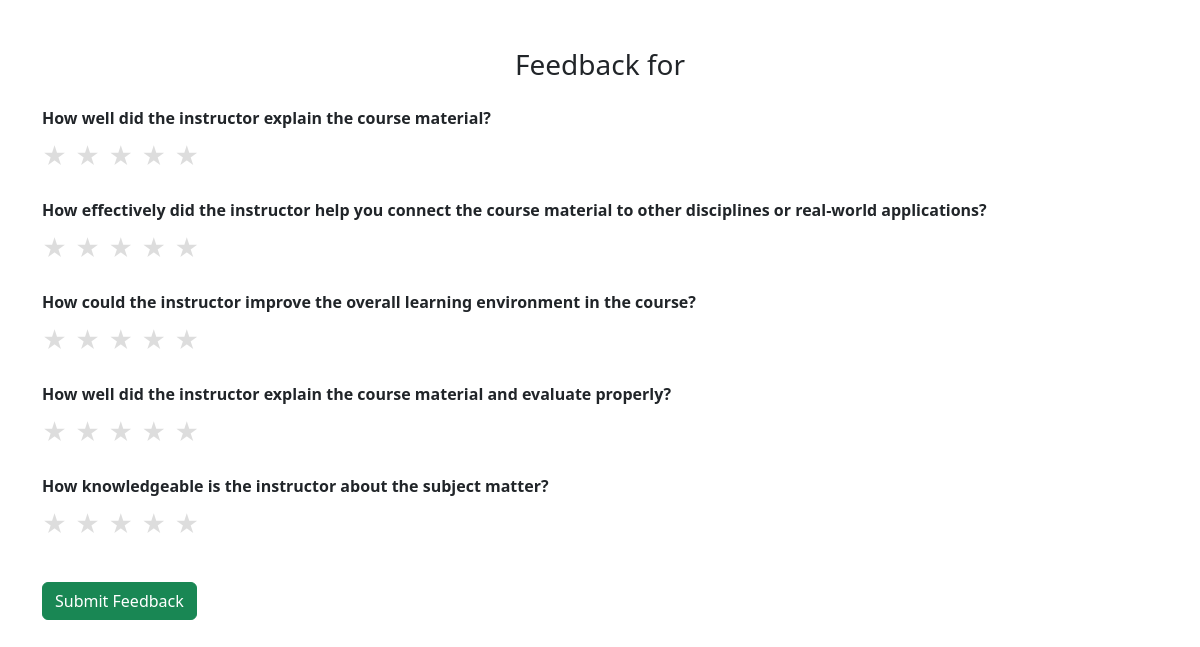
The app's page /student/feedback_form.php (signed in) with its own data.
### tables this page shows
CREATE TABLE `questions` (
  `id` int(11) NOT NULL,
  `question_text` varchar(255) NOT NULL,
  `role` enum('student','faculty','hod') NOT NULL,
  `feedback_type` enum('student-to-faculty','faculty-to-student','faculty-to-hod','hod-to-faculty') NOT NULL,
  `created_at` timestamp NOT NULL DEFAULT current_timestamp()
);

### student/feedback_form.php (the view, shortened to what this page needs)
<?php
include("../dbconnect.php");
$student_email = $_SESSION['email'];
$faculty_id = isset($_GET['faculty_id']) ? intval($_GET['faculty_id']) : 0;
$studentQuery = $conn->prepare("SELECT user_id FROM student WHERE email = ?");
$studentQuery->bind_param("s", $student_email);
$studentQuery->execute();
$studentResult = $studentQuery->get_result();
$student = $studentResult->fetch_assoc();
$student_id = $student['user_id'];
$checkQuery = $conn->prepare("SELECT 1 FROM fedback WHERE giver_id = ? AND receiver_id = ? AND giver_role = 'student' AND receiver_role = 'faculty' LIMIT 1");
$checkQuery->bind_param("ii", $student_id, $faculty_id);
$checkQuery->execute();
$checkResult = $checkQuery->get_result();
$alreadySubmitted = $checkResult->num_rows > 0;
$faculty = $conn->query("SELECT name FROM faculty WHERE user_id = $faculty_id")->fetch_assoc();
$questions = $conn->query("SELECT * FROM questions WHERE role = 'student'");
?>
<!DOCTYPE html>
<html lang="en">
<head>
  <link href="https://cdn.jsdelivr.net/npm/bootstrap@5.3.0/dist/css/bootstrap.min.css" rel="stylesheet">
</head>
<body>
<div class="container mt-5">
  <h3 class="mb-4 text-center">Feedback for <?= htmlspecialchars($faculty['name']) ?></h3>
  <?php if ($alreadySubmitted): ?>
    <div class="alert alert-warning text-center">You have already submitted feedback for this faculty. It cannot be edited.</div>
  <?php else: ?>
    <form action="../submit_feedback.php" method="POST">
      <?php while ($q = $questions->fetch_assoc()): ?>
        <div class="mb-4">
          <label class="form-label"><strong><?= $q['question_text'] ?></strong></label>
          <div class="star-rating d-flex gap-2">
            <?php for ($i = 1; $i <= 5; $i++): ?>
              <label for="q<?= $q['id'] ?>_<?= $i ?>">★</label>
            <?php endfor; ?>
          </div>
        </div>
      <?php endwhile; ?>
      <button type="submit" class="btn btn-success mt-3">Submit Feedback</button>
    </form>
  <?php endif; ?>
</div>
</body>
</html>

### student/feedback_form.php (style rules this page uses)
.star-rating label { font-size: 1.5em; color: #ddd; cursor: pointer; }

### records on screen
questions: question_text "How well did the instructor explain the course material?"
questions: question_text "How effectively did the instructor help you connect the course material to other disciplines or real-world applications?"
questions: question_text "How could the instructor improve the overall learning environment in the course?"
questions: question_text "How well did the instructor explain the course material and evaluate properly?"
questions: question_text "How knowledgeable is the instructor about the subject matter?"
